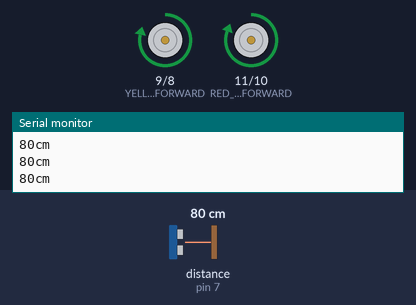
Simulated run of this sketch. Board: Arduino Uno, built with avr-gcc and run on an emulated ATmega328P. On the bench: motor-driver pin pairs drawn as motors (green arrow = first pin HIGH = forward, orange = second pin HIGH = backward, longer = more drive), the last lines printed to the serial monitor. Wiring (inferred from the names in the program): ultrasonic range finder: trigger pin 7; echo pin 7. The inputs (shaded band) are chosen by the test bench; at power-on: distance to the obstacle (sensor on pin 7) 80 cm. The echo pulse lasts 58.3 µs per cm.

Above: at 1.2 s.
1.3 s: distance to the obstacle (sensor on pin 7) set to 15 cm
2.8 s: distance to the obstacle (sensor on pin 7) set to 12 cm
At 4.1 s:
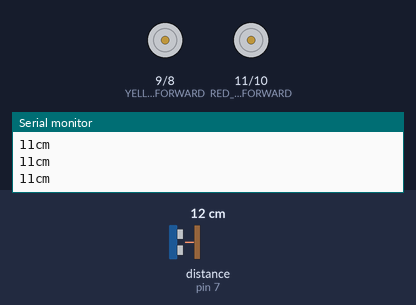
4.4 s: distance to the obstacle (sensor on pin 7) set to 18 cm
At 4.9 s:
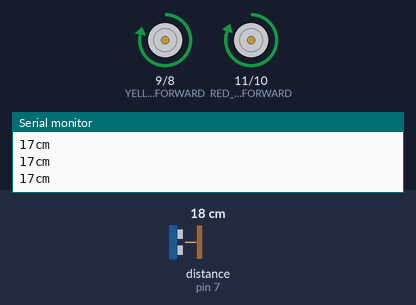
5.9 s: distance to the obstacle (sensor on pin 7) set to 2 cm
At 7.2 s:
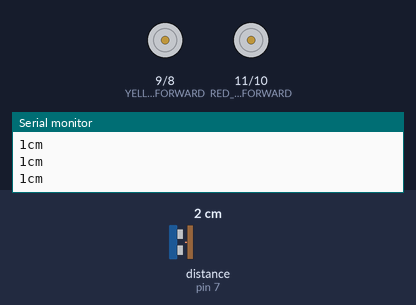
Timing chart, 0 to 8.4 s (numbered marks = the images above; inputs shaded):
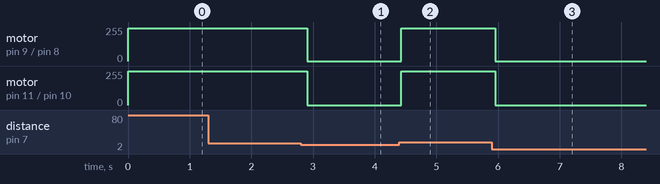

The sketch:

FryeBot.ino
```cpp
/*
	This module uses the L293D chip to modulate and power
	two DC motors controlling the wheels of the FryeBot
*/

/*L293D INPUT 7*/
const int YELLOW_GEAR_MOTOR_BACK = 8;

/*L293D INPUT 2*/
const int YELLOW_GEAR_MOTOR_FORWARD = 9;

/*L293D INPUT 10*/
const int RED_GEAR_MOTOR_BACK = 10;

/*L293D INPUT 15*/
const int RED_GEAR_MOTOR_FORWARD = 11;

/*
	Establish ratio os the rate of the faster slower gear
	to the faster gear to scale the duty cycle of the
	faster gear
*/
const float RED_GEAR_SPEED_TO_YELLOW = 0.97;

/*Constant for full duty cycle for analogWrite*/
const int FULL_ANALOG_MOTOR_SPEED = 255;


const int pingPin = 7;

long duration, cm;


void setup() {
	Serial.begin(9600);

	/* add setup code here */
	pinMode(YELLOW_GEAR_MOTOR_FORWARD, OUTPUT);
	pinMode(YELLOW_GEAR_MOTOR_BACK, OUTPUT);
	pinMode(RED_GEAR_MOTOR_BACK, OUTPUT);
	pinMode(RED_GEAR_MOTOR_FORWARD, OUTPUT);


}

void loop() {

	pinMode(pingPin, OUTPUT);
	digitalWrite(pingPin, LOW);
	delayMicroseconds(2);
	digitalWrite(pingPin, HIGH);
	delayMicroseconds(5);
	digitalWrite(pingPin, LOW);

	pinMode(pingPin, INPUT);
	duration = pulseIn(pingPin, HIGH);

	cm = microsecondsToCentimeters(duration);

	Serial.print(cm);
	Serial.print("cm");
	Serial.println();

	if (cm > 12) {

		analogWrite(YELLOW_GEAR_MOTOR_FORWARD, (int)(RED_GEAR_SPEED_TO_YELLOW * (float)FULL_ANALOG_MOTOR_SPEED));
		digitalWrite(YELLOW_GEAR_MOTOR_BACK, LOW);

		digitalWrite(RED_GEAR_MOTOR_BACK, LOW);
		digitalWrite(RED_GEAR_MOTOR_FORWARD, HIGH);
	}
	else {
		digitalWrite(YELLOW_GEAR_MOTOR_FORWARD, 0);
		digitalWrite(YELLOW_GEAR_MOTOR_BACK, LOW);

		digitalWrite(RED_GEAR_MOTOR_BACK, LOW);
		digitalWrite(RED_GEAR_MOTOR_FORWARD, LOW);
	}

	delay(100);


}


long microsecondsToCentimeters(long microseconds) {
	// The speed of sound is 340 m/s or 29 microseconds per centimeter.
	// The ping travels out and back, so to find the distance of the
	// object we take half of the distance travelled.
	return microseconds / 29 / 2;
}
```

Measured:
- the behaviour switches between 14 and 13 cm on distance to the obstacle (sensor on pin 7) (found by bisection; images 0 and 1)
- after the input at 2.8 s, motor on pin 9 (YELLOW_GEAR_MOTOR_FORWARD) / pin 8 (YELLOW_GEAR_MOTOR_BACK): forward 247/255 → stopped after 0.10 s; motor on pin 11 (RED_GEAR_MOTOR_FORWARD) / pin 10 (RED_GEAR_MOTOR_BACK): forward 255/255 → stopped after 0.10 s
- after the input at 4.4 s, motor on pin 9 (YELLOW_GEAR_MOTOR_FORWARD) / pin 8 (YELLOW_GEAR_MOTOR_BACK): stopped → forward 247/255 at once; motor on pin 11 (RED_GEAR_MOTOR_FORWARD) / pin 10 (RED_GEAR_MOTOR_BACK): stopped → forward 255/255 at once
- after the input at 5.9 s, motor on pin 9 (YELLOW_GEAR_MOTOR_FORWARD) / pin 8 (YELLOW_GEAR_MOTOR_BACK): forward 247/255 → stopped after 0.06 s; motor on pin 11 (RED_GEAR_MOTOR_FORWARD) / pin 10 (RED_GEAR_MOTOR_BACK): forward 255/255 → stopped after 0.06 s
